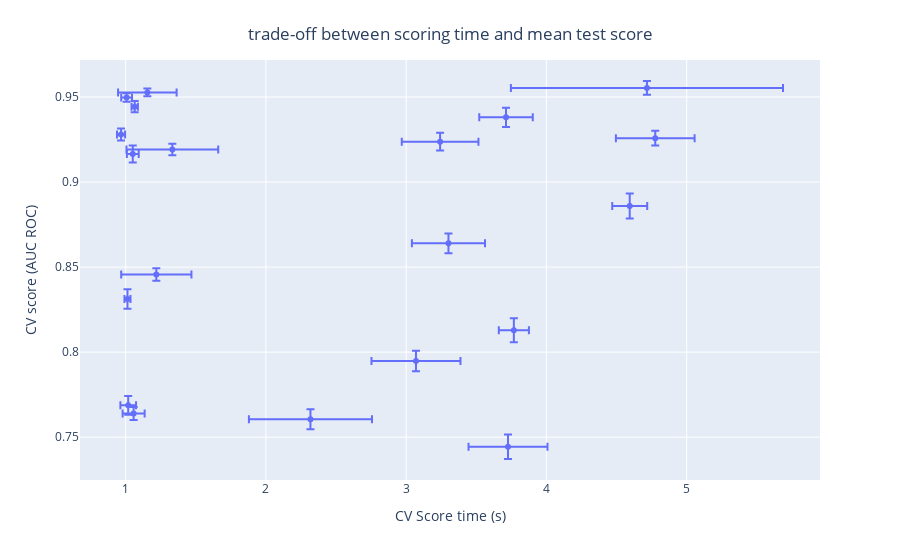

Notebook source saved alongside this figure:
### Code cell
import plotly.express as px

param_names = [shorten_param(name) for name in parameter_grid.keys()]
labels = {
    "mean_score_time": "CV Score time (s)",
    "mean_test_score": "CV score (AUC ROC)",
}
fig = px.scatter(
    cv_results,
    x="mean_score_time",
    y="mean_test_score",
    error_x="std_score_time",
    error_y="std_test_score",
    hover_data=param_names,
    labels=labels,
)
fig.update_layout(
    title={
        "text": "trade-off between scoring time and mean test score",
        "y": 0.95,
        "x": 0.5,
        "xanchor": "center",
        "yanchor": "top",
    }
)
fig

### Figure 1 — Plotly figure (JSON) as saved in the notebook; plotly's stock layout.template omitted (floating-point values rounded to 4 significant figures)
{"data": [{"customdata": [[[1, 1], "l1", 0.001], [[1, 1], "l2", 0.001], [[1, 2], "l1", 0.001], [[1, 2], "l2", 0.001], [[1, 1], "l1", 0.01], [[1, 1], "l2", 0.01], [[1, 2], "l1", 0.01], [[1, 2], "l2", 0.01], [[1, 1], "l1", 0.1], [[1, 1], "l2", 0.1], [[1, 2], "l1", 0.1], [[1, 2], "l2", 0.1], [[1, 1], "l1", 1], [[1, 1], "l2", 1], [[1, 2], "l1", 1], [[1, 2], "l2", 1], [[1, 1], "l1", 10], [[1, 1], "l2", 10], [[1, 2], "l1", 10], [[1, 2], "l2", 10]], "error_x": {"array": [0.03856, 0.02889, 0.9702, 0.2807, 0.2087, 0.02271, 0.1908, 0.2734, 0.3271, 0.04225, 0.1246, 0.2607, 0.2504, 0.0215, 0.1074, 0.3172, 0.07862, 0.05571, 0.2814, 0.4388]}, "error_y": {"array": [0.002524, 0.003499, 0.004056, 0.004356, 0.002259, 0.003364, 0.005623, 0.005261, 0.003368, 0.004974, 0.007362, 0.005803, 0.003704, 0.005737, 0.007065, 0.006038, 0.003802, 0.005446, 0.00717, 0.005854]}, "hovertemplate": "CV Score time (s)=%{x}<br>CV score (AUC ROC)=%{y}<br>ngram_range=%{customdata[0]}<br>norm=%{customdata[1]}<br>alpha=%{customdata[2]}<extra></extra>", "legendgroup": "", "marker": {"color": "#636efa", "symbol": "circle"}, "mode": "markers", "name": "", "orientation": "v", "showlegend": false, "type": "scatter", "x": [1.006, 0.9669, 4.717, 4.776, 1.154, 1.064, 3.712, 3.242, 1.333, 1.05, 4.594, 3.301, 1.218, 1.013, 3.768, 3.07, 1.056, 1.018, 3.726, 2.317], "xaxis": "x", "y": [0.9497, 0.928, 0.9553, 0.9258, 0.9527, 0.9443, 0.938, 0.9238, 0.9191, 0.9165, 0.886, 0.864, 0.8457, 0.8312, 0.8129, 0.7948, 0.764, 0.7687, 0.7443, 0.7605], "yaxis": "y"}], "layout": {"legend": {"tracegroupgap": 0}, "margin": {"t": 60}, "title": {"text": "trade-off between scoring time and mean test score", "x": 0.5, "xanchor": "center", "y": 0.95, "yanchor": "top"}, "xaxis": {"anchor": "y", "domain": [0, 1], "title": {"text": "CV Score time (s)"}}, "yaxis": {"anchor": "x", "domain": [0, 1], "title": {"text": "CV score (AUC ROC)"}}}}
